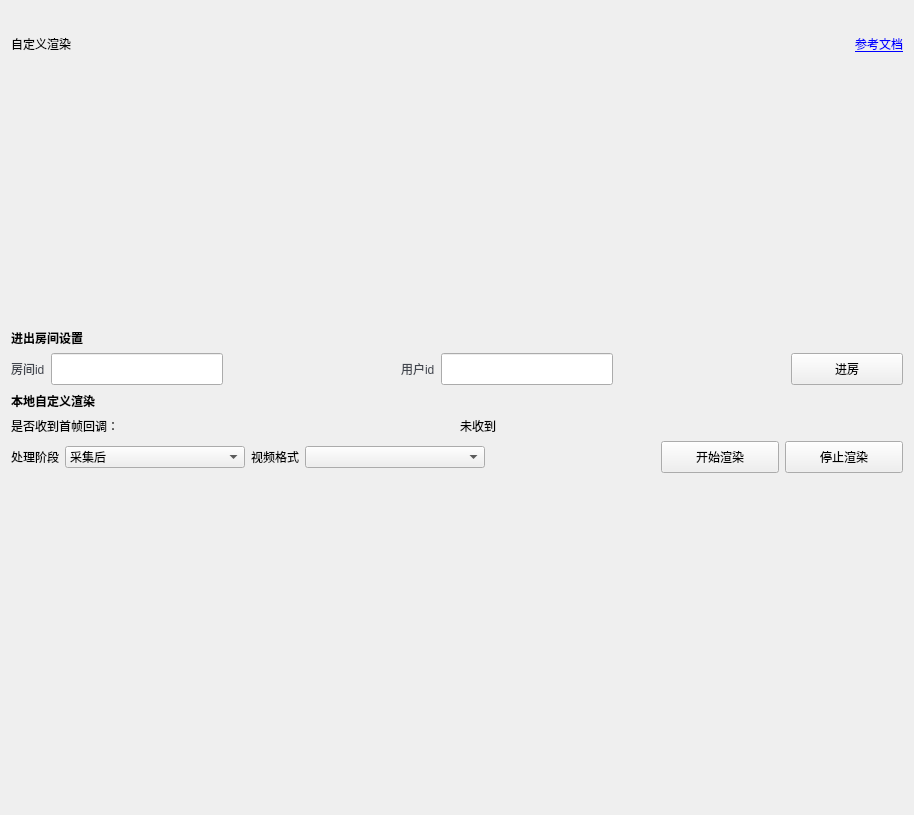
<?xml version="1.0" encoding="UTF-8"?>
<ui version="4.0">
 <class>CustomVideoRender</class>
 <widget class="QWidget" name="CustomVideoRender">
  <property name="geometry">
   <rect>
    <x>0</x>
    <y>0</y>
    <width>914</width>
    <height>815</height>
   </rect>
  </property>
  <property name="windowTitle">
   <string>Form</string>
  </property>
  <layout class="QVBoxLayout" name="verticalLayout_2" stretch="1,2,1,5">
   <item>
    <layout class="QHBoxLayout" name="horizontalLayout_5">
     <item>
      <widget class="QLabel" name="label_title">
       <property name="text">
        <string>自定义渲染</string>
       </property>
      </widget>
     </item>
     <item>
      <spacer name="horizontalSpacer_4">
       <property name="orientation">
        <enum>Qt::Horizontal</enum>
       </property>
       <property name="sizeHint" stdset="0">
        <size>
         <width>40</width>
         <height>20</height>
        </size>
       </property>
      </spacer>
     </item>
     <item>
      <widget class="QLabel" name="label_15">
       <property name="minimumSize">
        <size>
         <width>18</width>
         <height>18</height>
        </size>
       </property>
       <property name="maximumSize">
        <size>
         <width>18</width>
         <height>18</height>
        </size>
       </property>
       <property name="text">
        <string/>
       </property>
       <property name="pixmap">
        <pixmap resource="../../../resources.qrc">:/img/Resources/ui/document.png</pixmap>
       </property>
       <property name="scaledContents">
        <bool>true</bool>
       </property>
      </widget>
     </item>
     <item>
      <widget class="QLabel" name="label_16">
       <property name="text">
        <string>&lt;a href=&quot;https://www.volcengine.com/docs/6348/70122&quot;&gt;参考文档</string>
       </property>
       <property name="openExternalLinks">
        <bool>true</bool>
       </property>
      </widget>
     </item>
    </layout>
   </item>
   <item>
    <widget class="QWidget" name="widget_u" native="true">
     <property name="minimumSize">
      <size>
       <width>320</width>
       <height>240</height>
      </size>
     </property>
     <property name="maximumSize">
      <size>
       <width>16777215</width>
       <height>240</height>
      </size>
     </property>
     <property name="styleSheet">
      <string notr="true"/>
     </property>
    </widget>
   </item>
   <item>
    <layout class="QVBoxLayout" name="verticalLayout">
     <item>
      <widget class="QLabel" name="label_t1">
       <property name="font">
        <font>
         <bold>true</bold>
        </font>
       </property>
       <property name="text">
        <string>进出房间设置</string>
       </property>
      </widget>
     </item>
     <item>
      <layout class="QHBoxLayout" name="horizontalLayout_3">
       <item>
        <widget class="QLabel" name="label_9">
         <property name="styleSheet">
          <string notr="true">QLabel{color:#42464E; background-color:transparent;}</string>
         </property>
         <property name="text">
          <string>房间id</string>
         </property>
        </widget>
       </item>
       <item>
        <widget class="QLineEdit" name="lineEdit_room">
         <property name="minimumSize">
          <size>
           <width>0</width>
           <height>32</height>
          </size>
         </property>
        </widget>
       </item>
       <item>
        <spacer name="horizontalSpacer">
         <property name="orientation">
          <enum>Qt::Horizontal</enum>
         </property>
         <property name="sizeHint" stdset="0">
          <size>
           <width>40</width>
           <height>20</height>
          </size>
         </property>
        </spacer>
       </item>
       <item>
        <widget class="QLabel" name="label_10">
         <property name="styleSheet">
          <string notr="true">QLabel{color:#42464E; background-color:transparent;}</string>
         </property>
         <property name="text">
          <string>用户id</string>
         </property>
        </widget>
       </item>
       <item>
        <widget class="QLineEdit" name="lineEdit_uid">
         <property name="minimumSize">
          <size>
           <width>0</width>
           <height>32</height>
          </size>
         </property>
        </widget>
       </item>
       <item>
        <spacer name="horizontalSpacer_2">
         <property name="orientation">
          <enum>Qt::Horizontal</enum>
         </property>
         <property name="sizeHint" stdset="0">
          <size>
           <width>40</width>
           <height>20</height>
          </size>
         </property>
        </spacer>
       </item>
       <item>
        <widget class="QPushButton" name="btn_join">
         <property name="minimumSize">
          <size>
           <width>112</width>
           <height>32</height>
          </size>
         </property>
         <property name="maximumSize">
          <size>
           <width>112</width>
           <height>32</height>
          </size>
         </property>
         <property name="text">
          <string>进房</string>
         </property>
        </widget>
       </item>
      </layout>
     </item>
     <item>
      <layout class="QHBoxLayout" name="horizontalLayout">
       <item>
        <widget class="QLabel" name="label">
         <property name="font">
          <font>
           <bold>true</bold>
          </font>
         </property>
         <property name="text">
          <string>本地自定义渲染</string>
         </property>
        </widget>
       </item>
       <item>
        <spacer name="horizontalSpacer_3">
         <property name="orientation">
          <enum>Qt::Horizontal</enum>
         </property>
         <property name="sizeHint" stdset="0">
          <size>
           <width>40</width>
           <height>20</height>
          </size>
         </property>
        </spacer>
       </item>
      </layout>
     </item>
     <item>
      <layout class="QHBoxLayout" name="horizontalLayout_2">
       <item>
        <widget class="QLabel" name="label_4">
         <property name="text">
          <string>是否收到首帧回调：</string>
         </property>
        </widget>
       </item>
       <item>
        <widget class="QLabel" name="label_state_first">
         <property name="text">
          <string>未收到</string>
         </property>
        </widget>
       </item>
      </layout>
     </item>
     <item>
      <layout class="QGridLayout" name="gridLayout">
       <item row="0" column="0">
        <widget class="QLabel" name="label_2">
         <property name="text">
          <string>处理阶段</string>
         </property>
        </widget>
       </item>
       <item row="0" column="1">
        <widget class="QComboBox" name="comboBox_type">
         <property name="minimumSize">
          <size>
           <width>180</width>
           <height>0</height>
          </size>
         </property>
         <item>
          <property name="text">
           <string>采集后</string>
          </property>
         </item>
         <item>
          <property name="text">
           <string>前处理后</string>
          </property>
         </item>
        </widget>
       </item>
       <item row="0" column="5">
        <widget class="QPushButton" name="btn_start">
         <property name="minimumSize">
          <size>
           <width>118</width>
           <height>32</height>
          </size>
         </property>
         <property name="text">
          <string>开始渲染</string>
         </property>
        </widget>
       </item>
       <item row="0" column="2">
        <widget class="QLabel" name="label_3">
         <property name="text">
          <string>视频格式</string>
         </property>
        </widget>
       </item>
       <item row="0" column="4">
        <spacer name="horizontalSpacer_5">
         <property name="orientation">
          <enum>Qt::Horizontal</enum>
         </property>
         <property name="sizeHint" stdset="0">
          <size>
           <width>40</width>
           <height>20</height>
          </size>
         </property>
        </spacer>
       </item>
       <item row="0" column="3">
        <widget class="QComboBox" name="comboBox_format">
         <property name="minimumSize">
          <size>
           <width>180</width>
           <height>0</height>
          </size>
         </property>
        </widget>
       </item>
       <item row="0" column="6">
        <widget class="QPushButton" name="btn_stop">
         <property name="minimumSize">
          <size>
           <width>118</width>
           <height>32</height>
          </size>
         </property>
         <property name="text">
          <string>停止渲染</string>
         </property>
        </widget>
       </item>
      </layout>
     </item>
    </layout>
   </item>
   <item>
    <spacer name="verticalSpacer">
     <property name="orientation">
      <enum>Qt::Vertical</enum>
     </property>
     <property name="sizeHint" stdset="0">
      <size>
       <width>20</width>
       <height>40</height>
      </size>
     </property>
    </spacer>
   </item>
  </layout>
 </widget>
 <resources>
  <include location="../../../resources.qrc"/>
 </resources>
 <connections/>
</ui>
